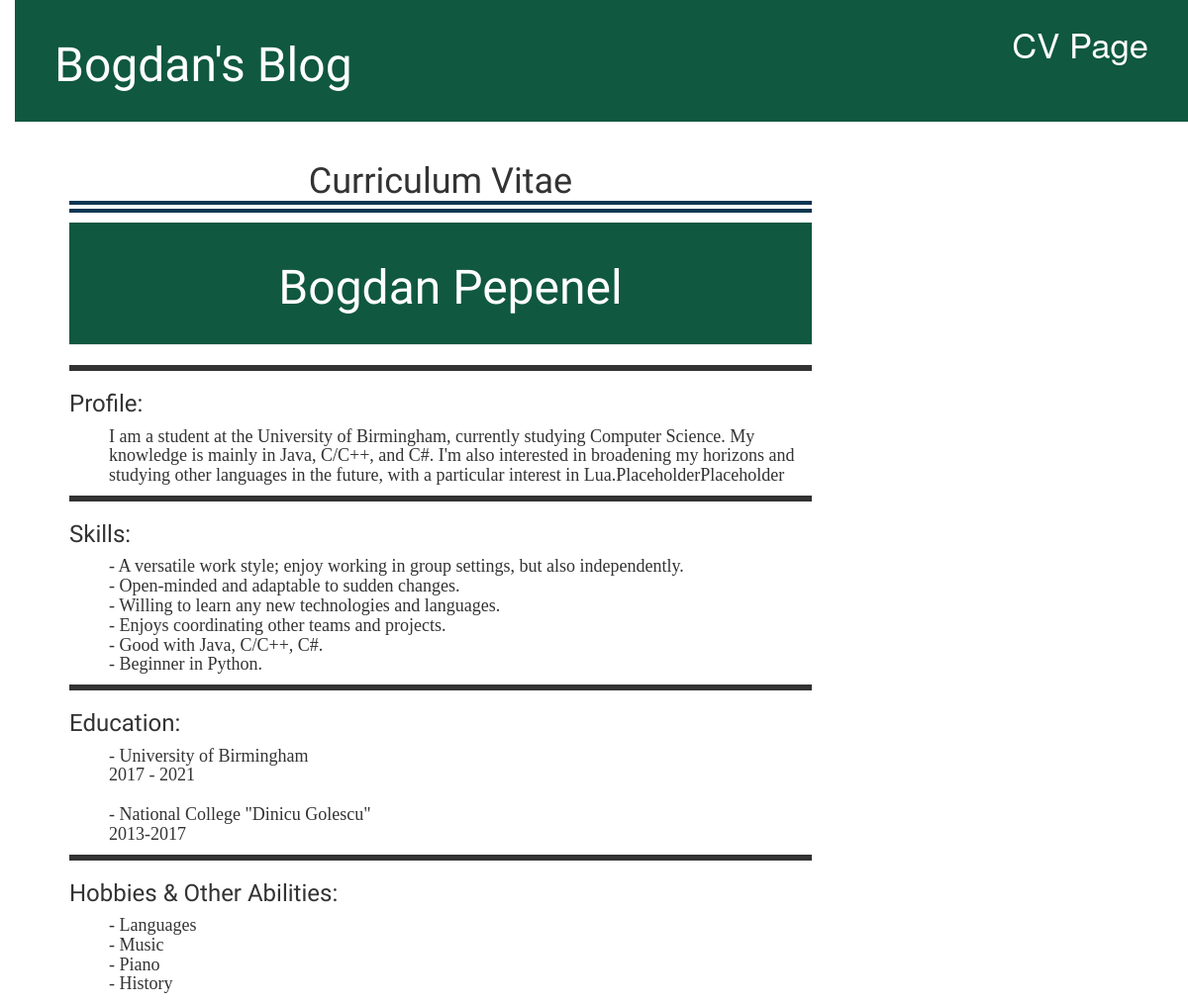
The page /cv on the database its author committed.
### blog/models.py (models this page shows, shortened)
class Traits(models.Model):
    title = models.CharField(max_length=200)
    text = models.TextField()

### blog/views.py (the view)
# urls.py: path('cv', views.cv_view, name='cv_view'),
def cv_view(request):
    traits = Traits.objects.all()
    return render(request, '../../cv/templates/cv/cv.html', {'traits' : traits})

### cv/templates/cv/cv.html (shortened to what this page needs)
{% extends 'blog/base.html' %}
    {% block content %}
        <head>
        </head>
        <h1 style="border-bottom: 12px double #0a3652; text-align: center;">
            Curriculum Vitae
		</h1>
		<div class="page-header">
			<h1 style="text-align: center"><a href="\">Bogdan Pepenel</a></h1>
		</div>
        {% for trait in traits %}
            <div class="trait">
                <p class="solid">
                    <h3>{{trait.title}}:</h3>
                    <p><h4 style="font-family:'Times New Roman', Times, serif"><ul>{{trait.text|linebreaksbr }}</ul></h4></p>
                    </p>
            </div>
        {% endfor %}
    {% endblock %}

### blog/static/css/blog2.css (style rules this page uses)
h1 a, h2 a { color: rgb(8, 71, 52); font-family: 'Lobster'; }
body { padding-left: 15px; }
.page-header { background-color: rgb(16, 88, 64); color: #ffffff; margin-top: 0; padding: 20px 20px 20px 40px; }
.page-header h1, .page-header h1 a, .page-header h1 a:visited, .page-header h1 a:active { color: #ffffff; font-size: 36pt; text-decoration: none; }
h1, h2, h3, h4 { font-family: 'Lobster', cursive; }

### cv/templates/cv/cv.html (style rules this page uses)
p.solid { border-style: solid; }

### rows shown on the page
Traits: title "Profile", text "I am a student at the University of Birmingham, currently studying Computer Science. My knowledge is mainly in Java, C/C++, and C#. I'm also interested in broadening my horizons and studying other languages in the future, with a particular interest in Lua.PlaceholderPlaceholder"
Traits: title "Skills", text "- A versatile work style; enjoy working in group settings, but also independently. - Open-minded and adaptable to sudden changes. - Willing to learn any new technologies and languages. - Enjoys coordinating other teams and projects. - Good with Java, C/C++, C#. - Beginner in Python."
Traits: title "Education", text "- University of Birmingham 2017 - 2021 - National College \"Dinicu Golescu\" 2013-2017"
Traits: title "Hobbies & Other Abilities", text "- Languages - Music - Piano - History"
